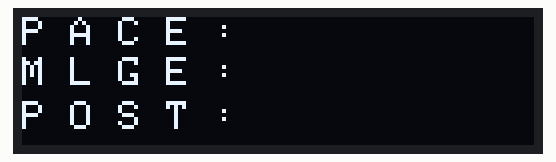
The sketch below on a simulated Arduino Uno, built with avr-gcc and run on an emulated ATmega328P. Parts: 128×32 one-colour display.

Above: at 0.1 s.

The sketch:

GPS_OLED.ino
```cpp
#include <Wire.h>
#include <Adafruit_GFX.h>
#include <Adafruit_SSD1306.h>

#define C WHITE

Adafruit_SSD1306 display(128,32,&Wire,4);

void setup() {
Serial.begin(9600);
 if(!display.begin(SSD1306_SWITCHCAPVCC, 0x3C)) {
    Serial.println(F("Allocation failed"));
    for(;;);
  }
display.clearDisplay();
printPacebyPRINT(0,0);
printMLGEbyPRINT(0,10);
printPOSTbyPRINT(0,21);
}

void loop() {

}
void printVelocitybyPIXEL(){

  for(int i=0;i<=6;i++){
    display.drawPixel(i,i,C);
  }
  int k=5;
  for(int i=7;i<=12;i++){
    display.drawPixel(i,k,C);
    k--;
  }
  for(int i=15;i<=26;i++){
    display.drawPixel(i,0,C);
  }
  for(int i=0;i<=6;i++){
    display.drawPixel(15,i,C);
  }
  for(int i=15;i<=26;i++){
    display.drawPixel(i,3,C);
    display.drawPixel(i,6,C);
  }
  for(int i=0;i<=6;i++){
    display.drawPixel(29,i,C);
  }
  for(int i=30;i<=37;i++){
    display.drawPixel(i,6,C);
  }
  display.drawPixel(40,2,C);
  display.drawPixel(40,4,C);
  display.display();
  delay(2000);
 display.clearDisplay();
}
void printPacebyPIXEL(){
  for(int i=0;i<=7;i++){
    display.drawPixel(0,i,C);
  }
  for(int i=1;i<=8;i++){
    display.drawPixel(i,0,C);
    display.drawPixel(i,4,C);
  }
  for(int i=0;i<=4;i++){
    display.drawPixel(8,i,C);
  }
  int k = 9;
  for(int i=7;i>=0;i--){
    display.drawPixel(k,i,C);
    k++;
  }
  k=17;
  for(int i=0;i<=7;i++){
    display.drawPixel(k,i,C);
    k++;
  }
  for(int i=14;i<=19;i++){
    display.drawPixel(i,4,C);
  }
  display.display();
}
void printPacebyPRINT(int xCursor, int yCursor){
display.setCursor(xCursor,yCursor);
display.setTextSize(1);
display.setTextColor(C);
display.print("P A C E :");
display.display();
}
void printMLGEbyPRINT(int xCursor, int yCursor){
display.setCursor(xCursor,yCursor);
display.setTextSize(1);
display.setTextColor(C);
display.print("M L G E :");
display.display();
}
void printPOSTbyPRINT(int xCursor,int yCursor){
display.setCursor(xCursor,yCursor);
display.setTextSize(1);
display.setTextColor(C);
display.print("P O S T :");
display.display();
}
```
